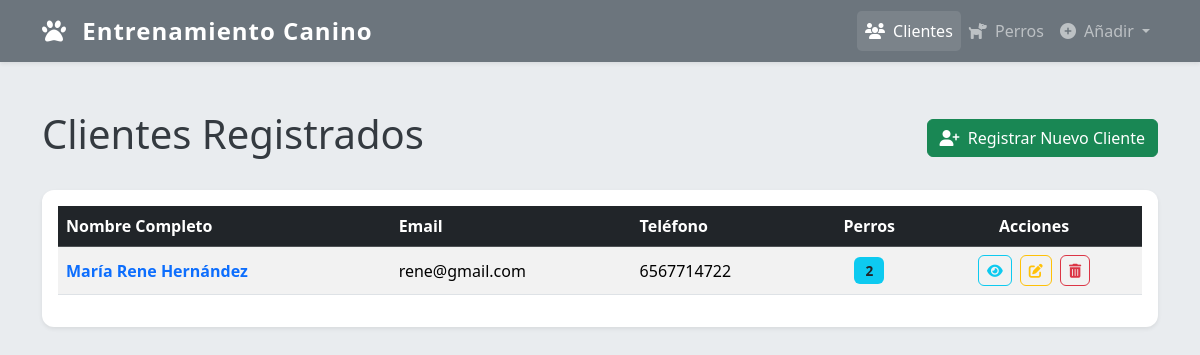
The page / on the database its author committed.
### app_cliente/models.py (models this page shows, shortened)
class Cliente(models.Model):
    nombre = models.CharField(max_length=100)
    apellido = models.CharField(max_length=100)
    telefono = models.CharField(max_length=20, blank=True, null=True)
    email = models.EmailField(unique=True)
    direccion = models.TextField(blank=True, null=True)

### app_cliente/views.py (the view)
# urls.py: path('', views.listar_clientes, name='listar_clientes'), # Página de inicio
def listar_clientes(request):
    clientes = Cliente.objects.annotate(num_perros=Count('perros')).order_by('apellido', 'nombre')
    return render(request, 'app_cliente/listar_clientes.html', {'clientes': clientes})

### app_cliente/templates/app_cliente/listar_clientes.html (shortened to what this page needs)
{% extends 'app_cliente/base.html' %}
{% block contenido %}
    <div class="d-flex justify-content-between align-items-center mb-4">
        <h1 class="display-6">Clientes Registrados</h1>
        <a href="{% url 'crear_cliente' %}" class="btn btn-success">
            <i class="fas fa-user-plus me-1"></i> Registrar Nuevo Cliente
        </a>
    </div>
    {% if clientes %}
    <div class="card shadow-sm">
        <div class="card-body">
            <div class="table-responsive">
                <table class="table table-striped table-hover align-middle">
                    <thead class="table-dark">
                        <tr>
                            <th>Nombre Completo</th>
                            <th>Email</th>
                            <th>Teléfono</th>
                            <th class="text-center">Perros</th>
                            <th class="text-center">Acciones</th>
                        </tr>
                    </thead>
                    <tbody>
                        {% for cliente in clientes %}
                        <tr>
                            <td><a href="{% url 'detalle_cliente' cliente.pk %}" class="text-decoration-none text-primary fw-bold">{{ cliente.nombre }} {{ cliente.apellido }}</a></td>
                            <td>{{ cliente.email }}</td>
                            <td>{{ cliente.telefono|default:"N/A" }}</td>
                            <td class="text-center">
                                <span class="badge bg-info text-dark">{{ cliente.num_perros }}</span>
                            </td>
                            <td class="text-center">
                                <a href="{% url 'detalle_cliente' cliente.pk %}" class="btn btn-outline-info btn-sm me-1" title="Ver Detalle"><i class="fas fa-eye"></i></a>
                                <a href="{% url 'editar_cliente' cliente.pk %}" class="btn btn-outline-warning btn-sm me-1" title="Editar Cliente"><i class="fas fa-edit"></i></a>
                                <a href="{% url 'borrar_cliente' cliente.pk %}" class="btn btn-outline-danger btn-sm" title="Borrar Cliente"><i class="fas fa-trash-alt"></i></a>
                            </td>
                        </tr>
                        {% endfor %}
                    </tbody>
                </table>
            </div>
        </div>
    </div>
    {% endif %}
{% endblock %}

### app_cliente/static/css/styles.css (style rules this page uses)
body { font-family: 'Segoe UI', Roboto, 'Helvetica Neue', Arial, sans-serif; background-color: #e9ecef; color: #343a40; }
.card { border-radius: 0.75rem; box-shadow: 0 0.25rem 0.75rem rgba(0, 0, 0, 0.08); border: none; }
.form-control, .form-select, .btn { border-radius: 0.375rem; }
.badge { padding: 0.5em 0.75em; font-size: 0.85em; min-width: 30px; }
.card-body a.text-decoration-none { font-weight: 600; }

### rows shown on the page
Cliente: nombre "María Rene", apellido "Hernández", email "rene@gmail.com", telefono "6567714722", num_perros "2"
